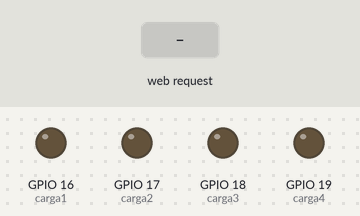
Simulated run of this sketch. Board: ESP32. On the bench: output pins drawn as LEDs (lit = HIGH). The test bench sets the inputs (shaded band). WiFi joins after 1.5 s; servers stay silent unless stated; what the sketch prints to the serial monitor is not drawn.

Above: at 3.2 s.
3.3 s: HTTP request GET /C1-ON received
At 4.5 s:
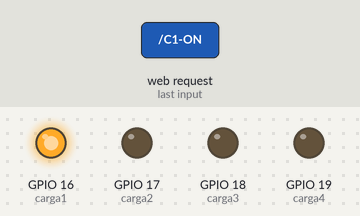
4.8 s: HTTP request GET /C2-ON received
At 5.9 s:
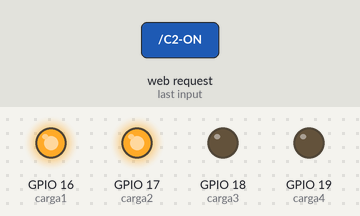
6.3 s: HTTP request GET /C1-OFF received
At 7.0 s:
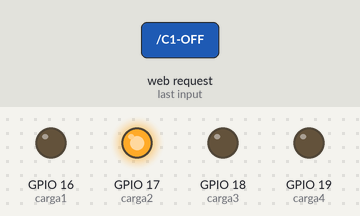
7.8 s: HTTP request GET /C3-ON received
At 8.1 s:
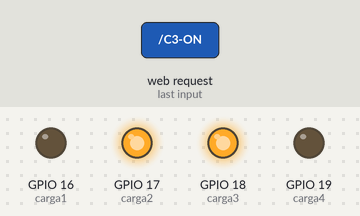
9.3 s: HTTP request GET /C2-OFF received
At 10.5 s:
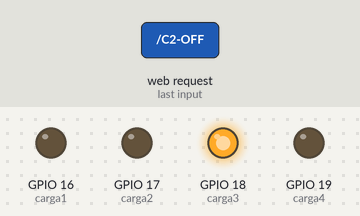
10.8 s: HTTP request GET /C4-ON received
At 11.6 s:
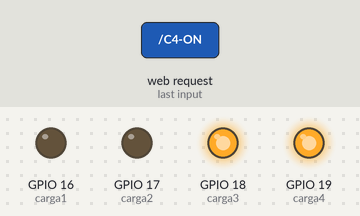
Timing chart, 0 to 13.3 s (numbered marks = the images above; inputs shaded):
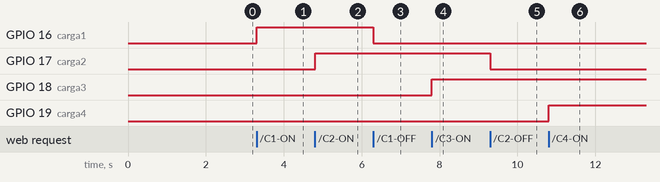

Measured:
- after the input at 3.3 s, GPIO 16 (carga1): LOW → HIGH at once
- after the input at 4.8 s, GPIO 17 (carga2): LOW → HIGH at once
- after the input at 6.3 s, GPIO 16 (carga1): HIGH → LOW at once
- after the input at 7.8 s, GPIO 18 (carga3): LOW → HIGH at once
- after the input at 9.3 s, GPIO 17 (carga2): HIGH → LOW at once
- after the input at 10.8 s, GPIO 19 (carga4): LOW → HIGH at once

The sketch:

AcionamentoCargasESP32Webserver.ino
```cpp
#include <WiFi.h>

#define carga1 16
#define carga2 17
#define carga3 18
#define carga4 19

const char* ssid = "Senai_IoT";      //crie uma rede WiFi e insira aqui o nome da rede ou use uma rede já existente
const char* password = "sonoffr2";  //coloque a senha da rede WiFi

WiFiServer server(80);

void wifiConnect(){

  WiFi.begin(ssid, password);
  Serial.print("Connectando ao WiFi ..");
  while (WiFi.status() != WL_CONNECTED) {
    Serial.print('.');
    delay(1000);
  }
  Serial.println(WiFi.localIP());

}

void setup() {
  Serial.begin(115200);
  pinMode(carga1, OUTPUT);
  pinMode(carga2, OUTPUT);
  pinMode(carga3, OUTPUT);
  pinMode(carga4, OUTPUT);

  wifiConnect();
  server.begin();
}

void loop() {
  WiFiClient client = server.available();

  if (client) {
    Serial.println("Novo client!");
    String currentLine = "";
    while (client.connected()) {
      if (client.available()) {
        char c = client.read();
        Serial.write(c);
        if (c == '\n') {
          if (currentLine.length() == 0) {
            // HTTP
            client.println("HTTP/1.1 200 OK");
            client.println("Content-type:text/html");
            client.println();

            client.println("<head><meta content=\"width=device-width, initial-scale=1\">");
            client.println("<style>html{ magin:0px auto; text-align: center;}");
            client.println(".botao_liga {background-color: #00FF00; color: white; padding: 15px 40px; border-radius: 10px; width: 60%}");
            client.println(".botao_desliga {background-color: #FF0000; color: white; padding: 15px 40px; border-radius: 10px;width: 60%}");
            client.println(".buttons {display:flex; flex-direction: row; flex-wrap: wrap; justify-content: space-around}");
            client.println(".button {width: 48%; margin-top:1rem}</style></head>");
            client.println("<body><h1>WEBSERVER COM ESP32 SENAI</h1>");

            client.println("<br><br>");

            client.println("<div class=\"buttons\">");
              client.println("<div class =\"button\">");
                client.println("<h1>CARGA 01</h1>");
                client.println("<p><a href=\"/C1-ON\"><button class=\"botao_liga\">LIGA</button></a></p>");
                client.println("<p><a href=\"/C1-OFF\"><button class=\"botao_desliga\">DESLIGA</button></a></p>");
              client.println("</div>");

              client.println("<div class =\"button\">");
                client.println("<h1>CARGA 02</h1>");
                client.println("<p><a href=\"/C2-ON\"><button class=\"botao_liga\">LIGA</button></a></p>");
                client.println("<p><a href=\"/C2-OFF\"><button class=\"botao_desliga\">DESLIGA</button></a></p>");
              client.println("</div>");

              client.println("<div class =\"button\">");
                client.println("<h1>CARGA 03</h1>");
                client.println("<p><a href=\"/C3-ON\"><button class=\"botao_liga\">LIGA</button></a></p>");
                client.println("<p><a href=\"/C3-OFF\"><button class=\"botao_desliga\">DESLIGA</button></a></p>");
              client.println("</div>");

              client.println("<div class =\"button\">");
                client.println("<h1>CARGA 04</h1>");
                client.println("<p><a href=\"/C4-ON\"><button class=\"botao_liga\">LIGA</button></a></p>");
                client.println("<p><a href=\"/C4-OFF\"><button class=\"botao_desliga\">DESLIGA</button></a></p>");
              client.println("</div>");

            client.println("</div>");
            client.println("</body></html>");

            // The HTTP response ends with another blank line:
            client.println();
            // break out of the while loop:
            break;
          } else {    // if you got a newline, then clear currentLine:
            currentLine = "";
          }
        } else if (c != '\r') {  // if you got anything else but a carriage return character,
          currentLine += c;      // add it to the end of the currentLine
        }

        // Acionamento dos Cliente web

        if (currentLine.endsWith("GET /C1-ON")) {
          digitalWrite(carga1, HIGH);
        }
        if (currentLine.endsWith("GET /C1-OFF")) {
          digitalWrite(carga1, LOW);
        }

        // CARGA  2
        if (currentLine.endsWith("GET /C2-ON")) {
          digitalWrite(carga2, HIGH);
        }
        if (currentLine.endsWith("GET /C2-OFF")) {
          digitalWrite(carga2, LOW);
        }

        // CARGA  3
        if (currentLine.endsWith("GET /C3-ON")) {
          digitalWrite(carga3, HIGH);
        }
        if (currentLine.endsWith("GET /C3-OFF")) {
          digitalWrite(carga3, LOW);
        }

        // CARGA  4
        if (currentLine.endsWith("GET /C4-ON")) {
          digitalWrite(carga4, HIGH);
        }
        if (currentLine.endsWith("GET /C4-OFF")) {
          digitalWrite(carga4, LOW);
        }
      }
    }
    client.stop();
    Serial.println("Client desconectado!");
  }
}
```
